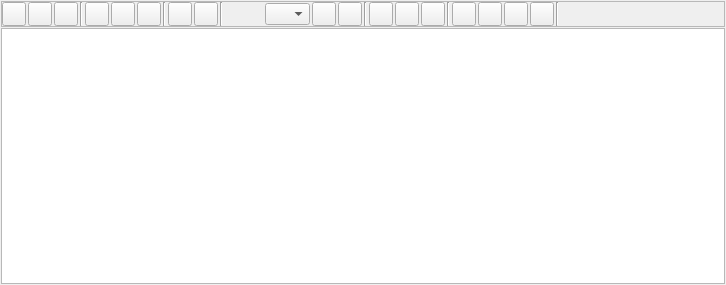
<?xml version="1.0" encoding="UTF-8"?>
<ui version="4.0">
 <class>Form</class>
 <widget class="QWidget" name="Form">
  <property name="geometry">
   <rect>
    <x>0</x>
    <y>0</y>
    <width>726</width>
    <height>285</height>
   </rect>
  </property>
  <property name="windowTitle">
   <string>TextEditor</string>
  </property>
  <layout class="QGridLayout" name="gridLayout">
   <property name="margin">
    <number>1</number>
   </property>
   <property name="spacing">
    <number>1</number>
   </property>
   <item row="0" column="0">
    <widget class="QFrame" name="qfFileBtns">
     <property name="frameShape">
      <enum>QFrame::StyledPanel</enum>
     </property>
     <layout class="QHBoxLayout" name="hlFileBtns">
      <property name="spacing">
       <number>2</number>
      </property>
      <property name="margin">
       <number>0</number>
      </property>
      <item>
       <widget class="QPushButton" name="bClearText">
        <property name="minimumSize">
         <size>
          <width>24</width>
          <height>24</height>
         </size>
        </property>
        <property name="maximumSize">
         <size>
          <width>24</width>
          <height>24</height>
         </size>
        </property>
        <property name="text">
         <string/>
        </property>
       </widget>
      </item>
      <item>
       <widget class="QPushButton" name="bLoadFile">
        <property name="minimumSize">
         <size>
          <width>24</width>
          <height>24</height>
         </size>
        </property>
        <property name="maximumSize">
         <size>
          <width>24</width>
          <height>24</height>
         </size>
        </property>
        <property name="text">
         <string/>
        </property>
       </widget>
      </item>
      <item>
       <widget class="QPushButton" name="bSaveFile">
        <property name="minimumSize">
         <size>
          <width>24</width>
          <height>24</height>
         </size>
        </property>
        <property name="maximumSize">
         <size>
          <width>24</width>
          <height>24</height>
         </size>
        </property>
        <property name="text">
         <string/>
        </property>
       </widget>
      </item>
      <item>
       <widget class="Line" name="line_7">
        <property name="orientation">
         <enum>Qt::Vertical</enum>
        </property>
       </widget>
      </item>
      <item>
       <widget class="QPushButton" name="bTextCopy">
        <property name="minimumSize">
         <size>
          <width>24</width>
          <height>24</height>
         </size>
        </property>
        <property name="maximumSize">
         <size>
          <width>24</width>
          <height>24</height>
         </size>
        </property>
        <property name="text">
         <string/>
        </property>
       </widget>
      </item>
      <item>
       <widget class="QPushButton" name="bTextCut">
        <property name="minimumSize">
         <size>
          <width>24</width>
          <height>24</height>
         </size>
        </property>
        <property name="maximumSize">
         <size>
          <width>24</width>
          <height>24</height>
         </size>
        </property>
        <property name="text">
         <string/>
        </property>
       </widget>
      </item>
      <item>
       <widget class="QPushButton" name="bTextPaste">
        <property name="minimumSize">
         <size>
          <width>24</width>
          <height>24</height>
         </size>
        </property>
        <property name="maximumSize">
         <size>
          <width>24</width>
          <height>24</height>
         </size>
        </property>
        <property name="text">
         <string/>
        </property>
       </widget>
      </item>
      <item>
       <widget class="Line" name="line">
        <property name="orientation">
         <enum>Qt::Vertical</enum>
        </property>
       </widget>
      </item>
      <item>
       <widget class="QPushButton" name="bUndo">
        <property name="minimumSize">
         <size>
          <width>24</width>
          <height>24</height>
         </size>
        </property>
        <property name="maximumSize">
         <size>
          <width>24</width>
          <height>24</height>
         </size>
        </property>
        <property name="text">
         <string/>
        </property>
       </widget>
      </item>
      <item>
       <widget class="QPushButton" name="bRedo">
        <property name="minimumSize">
         <size>
          <width>24</width>
          <height>24</height>
         </size>
        </property>
        <property name="maximumSize">
         <size>
          <width>24</width>
          <height>24</height>
         </size>
        </property>
        <property name="text">
         <string/>
        </property>
       </widget>
      </item>
      <item>
       <widget class="Line" name="line_2">
        <property name="orientation">
         <enum>Qt::Vertical</enum>
        </property>
       </widget>
      </item>
      <item>
       <spacer name="horizontalSpacer">
        <property name="orientation">
         <enum>Qt::Horizontal</enum>
        </property>
        <property name="sizeType">
         <enum>QSizePolicy::Fixed</enum>
        </property>
        <property name="sizeHint" stdset="0">
         <size>
          <width>40</width>
          <height>20</height>
         </size>
        </property>
       </spacer>
      </item>
      <item>
       <widget class="QComboBox" name="cbFontSize">
        <property name="minimumSize">
         <size>
          <width>45</width>
          <height>0</height>
         </size>
        </property>
        <property name="maximumSize">
         <size>
          <width>45</width>
          <height>16777215</height>
         </size>
        </property>
       </widget>
      </item>
      <item>
       <widget class="QPushButton" name="bFontColor">
        <property name="minimumSize">
         <size>
          <width>24</width>
          <height>24</height>
         </size>
        </property>
        <property name="maximumSize">
         <size>
          <width>24</width>
          <height>24</height>
         </size>
        </property>
        <property name="text">
         <string/>
        </property>
       </widget>
      </item>
      <item>
       <widget class="QPushButton" name="bFontBgColor">
        <property name="minimumSize">
         <size>
          <width>24</width>
          <height>24</height>
         </size>
        </property>
        <property name="maximumSize">
         <size>
          <width>24</width>
          <height>24</height>
         </size>
        </property>
        <property name="text">
         <string/>
        </property>
       </widget>
      </item>
      <item>
       <widget class="Line" name="line_3">
        <property name="orientation">
         <enum>Qt::Vertical</enum>
        </property>
       </widget>
      </item>
      <item>
       <widget class="QPushButton" name="bFontBold">
        <property name="minimumSize">
         <size>
          <width>24</width>
          <height>24</height>
         </size>
        </property>
        <property name="maximumSize">
         <size>
          <width>24</width>
          <height>24</height>
         </size>
        </property>
        <property name="text">
         <string/>
        </property>
       </widget>
      </item>
      <item>
       <widget class="QPushButton" name="bFontItalic">
        <property name="minimumSize">
         <size>
          <width>24</width>
          <height>24</height>
         </size>
        </property>
        <property name="maximumSize">
         <size>
          <width>24</width>
          <height>24</height>
         </size>
        </property>
        <property name="text">
         <string/>
        </property>
       </widget>
      </item>
      <item>
       <widget class="QPushButton" name="bFontUnderline">
        <property name="minimumSize">
         <size>
          <width>24</width>
          <height>24</height>
         </size>
        </property>
        <property name="maximumSize">
         <size>
          <width>24</width>
          <height>24</height>
         </size>
        </property>
        <property name="text">
         <string/>
        </property>
       </widget>
      </item>
      <item>
       <widget class="Line" name="line_4">
        <property name="orientation">
         <enum>Qt::Vertical</enum>
        </property>
       </widget>
      </item>
      <item>
       <widget class="QPushButton" name="bAlignLeft">
        <property name="minimumSize">
         <size>
          <width>24</width>
          <height>24</height>
         </size>
        </property>
        <property name="maximumSize">
         <size>
          <width>24</width>
          <height>24</height>
         </size>
        </property>
        <property name="text">
         <string/>
        </property>
       </widget>
      </item>
      <item>
       <widget class="QPushButton" name="bAlignCenter">
        <property name="minimumSize">
         <size>
          <width>24</width>
          <height>24</height>
         </size>
        </property>
        <property name="maximumSize">
         <size>
          <width>24</width>
          <height>24</height>
         </size>
        </property>
        <property name="text">
         <string/>
        </property>
       </widget>
      </item>
      <item>
       <widget class="QPushButton" name="bAlignRight">
        <property name="minimumSize">
         <size>
          <width>24</width>
          <height>24</height>
         </size>
        </property>
        <property name="maximumSize">
         <size>
          <width>24</width>
          <height>24</height>
         </size>
        </property>
        <property name="text">
         <string/>
        </property>
       </widget>
      </item>
      <item>
       <widget class="QPushButton" name="bAlignJustify">
        <property name="minimumSize">
         <size>
          <width>24</width>
          <height>24</height>
         </size>
        </property>
        <property name="maximumSize">
         <size>
          <width>24</width>
          <height>24</height>
         </size>
        </property>
        <property name="text">
         <string/>
        </property>
       </widget>
      </item>
      <item>
       <widget class="Line" name="line_5">
        <property name="orientation">
         <enum>Qt::Vertical</enum>
        </property>
       </widget>
      </item>
      <item>
       <spacer name="horizontalSpacer_2">
        <property name="orientation">
         <enum>Qt::Horizontal</enum>
        </property>
        <property name="sizeHint" stdset="0">
         <size>
          <width>40</width>
          <height>20</height>
         </size>
        </property>
       </spacer>
      </item>
     </layout>
    </widget>
   </item>
   <item row="2" column="0">
    <widget class="QTextEdit" name="teText">
     <property name="tabStopWidth">
      <number>10</number>
     </property>
    </widget>
   </item>
  </layout>
 </widget>
 <resources/>
 <connections/>
</ui>
